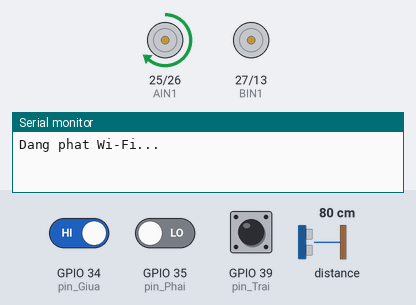
A sketch run on a simulated ESP32. Shown: motor-driver pin pairs drawn as motors (green arrow = first pin HIGH = forward, orange = second pin HIGH = backward, longer = more drive, scaled by the enable pin), the last lines printed to the serial monitor. The inputs (shaded band) are chosen by the test bench; at power-on: distance to the obstacle 80 cm, GPIO 34 (pin_Giua) HIGH, GPIO 35 (pin_Phai) LOW, GPIO 39 (pin_Trai) HIGH.

Above: at 3.2 s.
3.3 s: distance to the obstacle set to 13 cm
4.8 s: distance to the obstacle set to 10 cm
At 6.0 s:
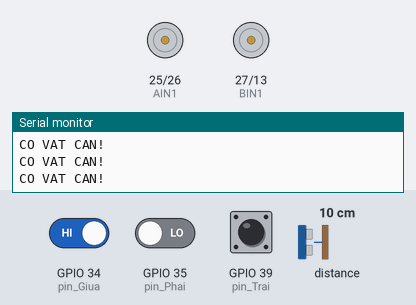
6.3 s: distance to the obstacle set to 18 cm
At 7.1 s:
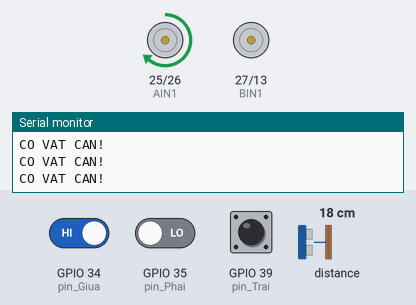
7.8 s: GPIO 34 (pin_Giua) driven LOW
At 8.01 s:
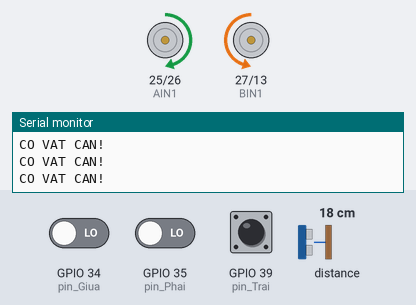
10.8 s: distance to the obstacle set to 2 cm
12.3 s: distance to the obstacle set to 35 cm
At 12.51 s:
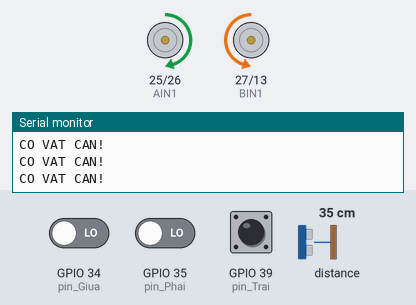
Timing chart, 0 to 16.3 s (numbered marks = the images above; inputs shaded):
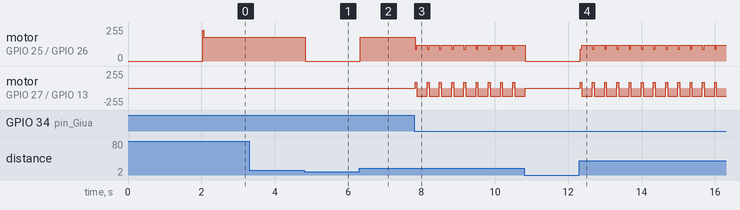

Measured:
- the behaviour switches between 12 and 11 cm on distance to the obstacle (found by bisection; images 0 and 1)
- after the input at 3.3 s, every drawn part: stays the same
- after the input at 4.8 s, motor on GPIO 25 (AIN1) / GPIO 26 (AIN2): forward 180/255 → stopped at once
- after the input at 6.3 s, motor on GPIO 25 (AIN1) / GPIO 26 (AIN2): stopped → forward 180/255 at once
- after the input at 7.8 s, motor on GPIO 25 (AIN1) / GPIO 26 (AIN2): alternates forward 120/255 for 0.28 s and forward 90/255 for 0.05 s, starting at once; motor on GPIO 27 (BIN1) / GPIO 13 (BIN2): alternates backward 120/255 for 0.28 s and forward 90/255 for 0.05 s, starting at once
- after the input at 12.3 s, motor on GPIO 25 (AIN1) / GPIO 26 (AIN2): alternates forward 120/255 for 0.28 s and forward 90/255 for 0.05 s, starting at once; motor on GPIO 27 (BIN1) / GPIO 13 (BIN2): alternates backward 120/255 for 0.28 s and forward 90/255 for 0.05 s, starting at once

The sketch:

sketch_jul28a.ino
```cpp
#include "Adafruit_VL53L0X.h"
#include <WiFi.h>
#include <WebServer.h>
Adafruit_VL53L0X lox = Adafruit_VL53L0X();
WebServer server(80);

const int pin_Trai = 39;
const int pin_Giua = 34;
const int pin_Phai = 35;
const int PWMA = 32;
const int AIN1 = 25;
const int AIN2 = 26;
const int PWMB = 33;
const int BIN1 = 27;
const int BIN2 = 13;

float Kp = 45.0;
float Ki = 0.0;
float Kd = 25.0;
int P = 0, I = 0, D = 0, PID_value = 0;
int previous_error = 0;
int base_speed = 90;
int last_error = 0;

const char* html_page = R"rawliteral(
<!DOCTYPE html>
<html>
<head>
  <meta charset="UTF-8">
  <meta name="viewport" content="width=device-width, initial-scale=1">
  <title>Bảng Điều Khiển PID</title>
  <style>
    body { font-family: Arial, sans-serif; text-align: center; margin-top: 30px; background-color: #f4f4f9; }
    .card { background: white; padding: 20px; border-radius: 10px; box-shadow: 0 4px 8px rgba(0,0,0,0.2); max-width: 400px; margin: auto; }
    h2 { color: #333; }
    input[type=range] { width: 100%; margin: 10px 0; }
    .val { font-weight: bold; color: #d9534f; }
  </style>
  <script>
    function updatePID() {
      var kp = document.getElementById('kp').value;
      var ki = document.getElementById('ki').value;
      var kd = document.getElementById('kd').value;
      document.getElementById('kp_val').innerText = kp;
      document.getElementById('ki_val').innerText = ki;
      document.getElementById('kd_val').innerText = kd;
      fetch(`/setPID?kp=${kp}&ki=${ki}&kd=${kd}`);
    }
  </script>
</head>
<body>
  <div class="card">
    <h2>TINH CHỈNH PID</h2>
    <p>Hệ số Kp: <span class="val" id="kp_val">45</span></p>
    <input type="range" id="kp" min="0" max="100" value="45" oninput="updatePID()">
    <p>Hệ số Ki: <span class="val" id="ki_val">0</span></p>
    <input type="range" id="ki" min="0" max="10" step="0.1" value="0" oninput="updatePID()">
    <p>Hệ số Kd: <span class="val" id="kd_val">25</span></p>
    <input type="range" id="kd" min="0" max="100" value="25" oninput="updatePID()">
  </div>
</body>
</html>
)rawliteral";
void setup() {
  Serial.begin(115200);
  pinMode(pin_Trai, INPUT);
  pinMode(pin_Giua, INPUT);
  pinMode(pin_Phai, INPUT);
  pinMode(PWMA, OUTPUT); pinMode(AIN1, OUTPUT); pinMode(AIN2, OUTPUT);
  pinMode(PWMB, OUTPUT); pinMode(BIN1, OUTPUT); pinMode(BIN2, OUTPUT);
  if (!lox.begin()) {
    Serial.println(F("Khong tim thay cam bien VL53L0X!"));
  }
  Serial.println("Dang phat Wi-Fi...");
  WiFi.softAP("Xe_Do_Line_ESP32", "12345678");
  server.on("/", []() {
    server.send(200, "text/html", html_page);
  });
  server.on("/setPID", []() {
    if (server.hasArg("kp")) Kp = server.arg("kp").toFloat();
    if (server.hasArg("ki")) Ki = server.arg("ki").toFloat();
    if (server.hasArg("kd")) Kd = server.arg("kd").toFloat();
    server.send(200, "text/plain", "Da cap nhat!");
  });
  server.begin();
  delay(2000);
}
int tinh_sai_so() {
  int trai = digitalRead(pin_Trai);
  int giua = digitalRead(pin_Giua);
  int phai = digitalRead(pin_Phai);
  int error = last_error;

  if      (trai == 0 && giua == 0 && phai == 1) { error = -10; }
  else if (trai == 1 && giua == 0 && phai == 0) { error = 10; }
  else if (trai == 1 && giua == 0 && phai == 1) { error = 0; }
  else if (trai == 1 && giua == 1 && phai == 0) { error = 2; }
  else if (trai == 0 && giua == 1 && phai == 1) { error = -2; }
  last_error = error;
  return error;
}
void motor_chay_tien(int toc_do_trai, int toc_do_phai) {
  digitalWrite(AIN1, HIGH); digitalWrite(AIN2, LOW);
  digitalWrite(BIN1, HIGH); digitalWrite(BIN2, LOW);
  analogWrite(PWMA, toc_do_trai);
  analogWrite(PWMB, toc_do_phai);
}
void motor_xoay_phai_90() {
  digitalWrite(AIN1, HIGH); digitalWrite(AIN2, LOW);
  digitalWrite(BIN1, LOW); digitalWrite(BIN2, HIGH);
  analogWrite(PWMA, 120);
  analogWrite(PWMB, 120);
}
void motor_xoay_trai_90() {
  digitalWrite(AIN1, LOW); digitalWrite(AIN2, HIGH);
  digitalWrite(BIN1, HIGH); digitalWrite(BIN2, LOW);
  analogWrite(PWMA, 120);
  analogWrite(PWMB, 120);
}
void motor_dung_khan_cap() {
  analogWrite(PWMA, 0);
  analogWrite(PWMB, 0);
}
void loop() {
  server.handleClient();
  VL53L0X_RangingMeasurementData_t measure;
  lox.rangingTest(&measure, false);
  if (measure.RangeStatus != 4 && measure.RangeMilliMeter < 120) {
    motor_dung_khan_cap();
    Serial.println("CO VAT CAN!");
    return;
  }
  int error = tinh_sai_so();
  if (error == -10) {
    motor_chay_tien(base_speed, base_speed);
    delay(50);
    unsigned long startTurn = millis();
    while(millis() - startTurn < 250) {
      motor_xoay_trai_90();
      delay(1);
    }
    while (digitalRead(pin_Giua) == 1) {
      motor_xoay_trai_90();
      delay(1);
    }
    last_error = 0; return;
  }
  if (error == 10) {
    motor_chay_tien(base_speed, base_speed);
    delay(50);
    unsigned long startTurn = millis();
    while(millis() - startTurn < 250) {
      motor_xoay_phai_90();
      delay(1);
    }
    while (digitalRead(pin_Giua) == 1) {
      motor_xoay_phai_90();
      delay(1);
    }
    last_error = 0; return;
  }

  P = error;
  I = I + error;
  D = error - previous_error;
  PID_value = (Kp * P) + (Ki * I) + (Kd * D);
  previous_error = error;

  int speed_trai = base_speed + PID_value;
  int speed_phai = base_speed - PID_value;
  speed_trai = constrain(speed_trai, 0, 255);
  speed_phai = constrain(speed_phai, 0, 255);

  motor_chay_tien(speed_trai, speed_phai);
}
```
